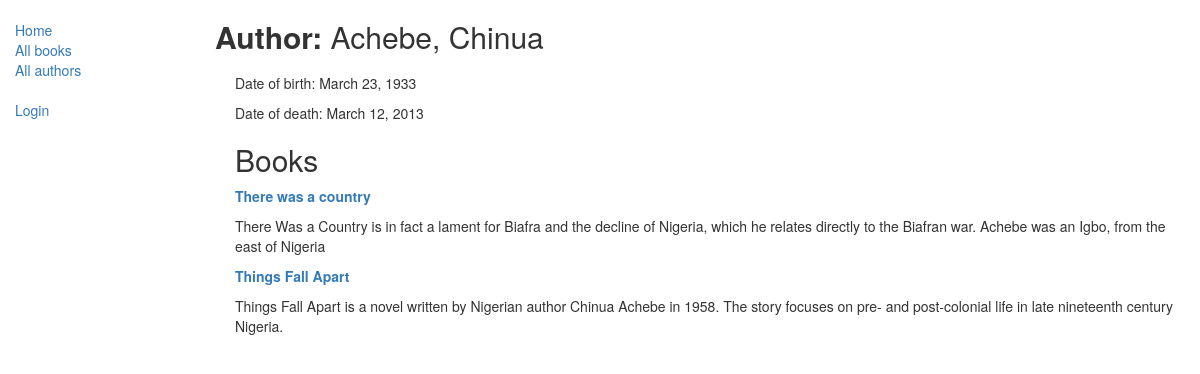
The page /catalog/authors/2 on the database its author committed.
### catalog/models.py (models this page shows, shortened)
class Author(models.Model):
    first_name = models.CharField(max_length=100)
    last_name = models.CharField(max_length=100)
    date_of_birth = models.DateField(null=True, blank=True)
    date_of_death = models.DateField('Died', null=True, blank=True)
    class Meta:
        ordering = ["last_name","first_name"]
    def __str__(self):
        return '{0}, {1}'.format(self.last_name,self.first_name)

class Book(models.Model):
    title = models.CharField(max_length=200)
    author = models.ForeignKey('Author', on_delete=models.SET_NULL, null=True)
    summary = models.TextField(max_length=1000, help_text='Enter a brief description of the book')
    isbn = models.CharField('ISBN',max_length=13, help_text='13 Character <a href="https://www.isbn-international.org/content/what-isbn">ISBN number</a>')
    genre = models.ManyToManyField(Genre, help_text='Select a genre for this book')
    language = models.ForeignKey('Language', on_delete=models.SET_NULL, null=True)
    def __str__(self):
        return self.title
    def display_genre(self):
        """
        Creates a string for the Genre. This is required to display genre in Admin.
        """
        return ', '.join([ genre.name for genre in self.genre.all()[:3] ])
    display_genre.short_description = 'Genre'

### catalog/views.py (the view)
# urls.py: path('authors/<int:pk>', views.author_detail_view , name = 'author-detail'),
def author_detail_view(request , pk):
     author_id = Author.objects.get(pk= pk)
     books_by_author = Book.objects.filter(author = author_id)
     return render(
         request,
         'catalog/author_detail.html',
         context ={'author': author_id, 'books_by_author':books_by_author,}
     )

### catalog/templates/catalog/author_detail.html
{% extends "catalog/base_generic.html" %}
{% block content %}
    <h2><strong>Author: </strong>{{author}}</h2>
    <div  style ="margin-left: 20px; margin-top:20px;">
        {% if author.date_of_birth %}
            <p>Date of birth: {{author.date_of_birth}} </p>
        {% endif %}
        {% if author.date_of_death %}
            <p>Date of death: {{author.date_of_death}} </p>
        {% endif %}
        <h2>Books</h2>
        {% for copy in books_by_author %}
            <p><strong><a href ="{%url 'book-detail' copy.id%}">{{copy}}</strong></a></p>
            <p>{{copy.summary}}</p>
        {% endfor %}
    </div>
{% endblock %}

### rows shown on the page
Author: last_name+first_name "Achebe, Chinua", date_of_birth "March 23, 1933", date_of_death "March 12, 2013"
Book: title "There was a country", summary "There Was a Country is in fact a lament for Biafra and the decline of Nigeria, which he relates directly to the Biafran war. Achebe was an Igbo, from the east of Nigeria"
Book: title "Things Fall Apart", summary "Things Fall Apart is a novel written by Nigerian author Chinua Achebe in 1958. The story focuses on pre- and post-colonial life in late nineteenth century Nigeria."
